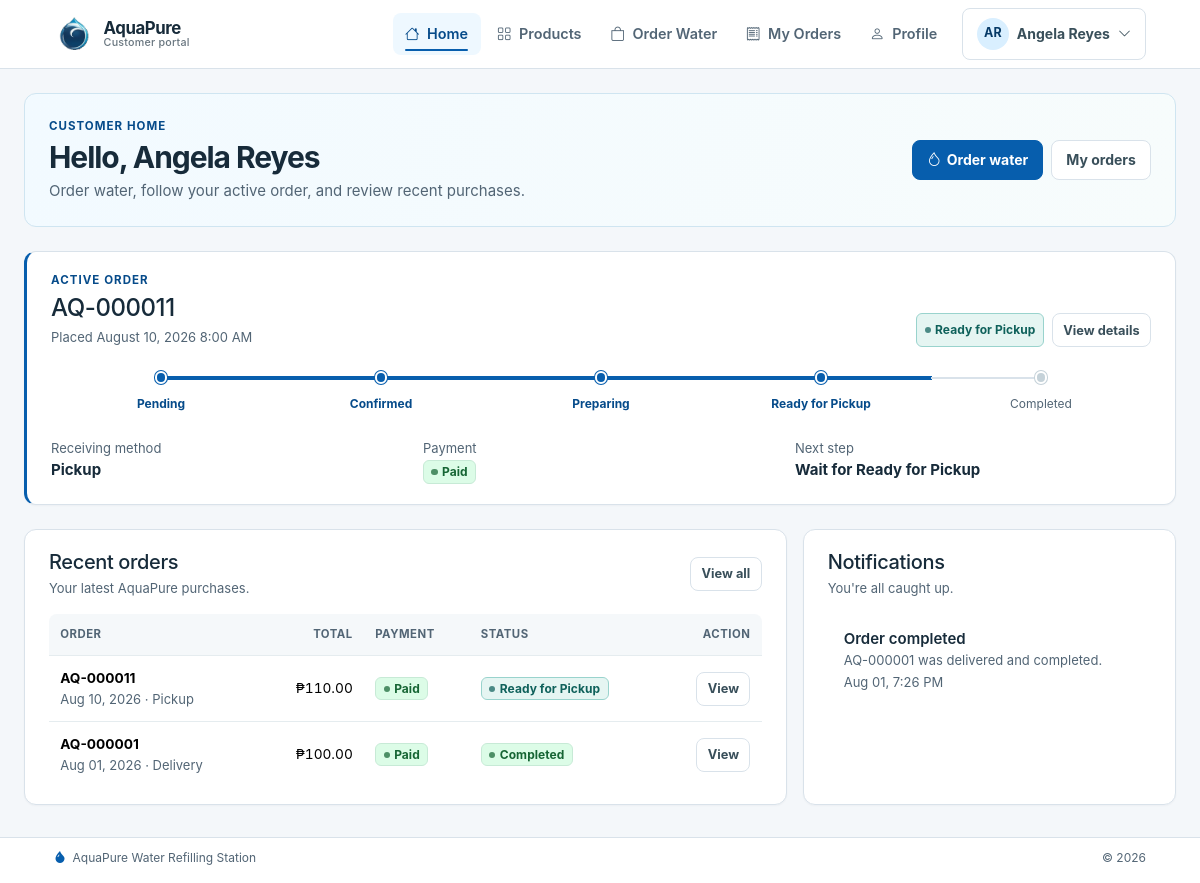
/customer/index.php (signed in), run on the app's committed database.
### tables this page shows
CREATE TABLE customers (
    customer_id INT UNSIGNED AUTO_INCREMENT PRIMARY KEY,
    full_name VARCHAR(100) NOT NULL,
    email VARCHAR(100) NULL UNIQUE,
    contact_number VARCHAR(20) NOT NULL,
    address VARCHAR(255) NOT NULL,
    password_hash VARCHAR(255) NULL,
    customer_type ENUM('Online Customer','Walk-in Customer','Residential','Business') NOT NULL DEFAULT 'Online Customer',
    account_status ENUM('Active','Inactive') NOT NULL DEFAULT 'Active',
    created_at TIMESTAMP NOT NULL DEFAULT CURRENT_TIMESTAMP,
    updated_at TIMESTAMP NOT NULL DEFAULT CURRENT_TIMESTAMP ON UPDATE CURRENT_TIMESTAMP,
    INDEX idx_customers_status (account_status)
);

CREATE TABLE orders (
    order_id INT UNSIGNED AUTO_INCREMENT PRIMARY KEY,
    customer_id INT UNSIGNED NOT NULL,
    processed_by INT UNSIGNED NULL,
    order_source ENUM('Online','Walk-in') NOT NULL DEFAULT 'Online',
    order_type ENUM('Walk-in','Pickup','Delivery') NOT NULL,
    total_amount DECIMAL(10,2) UNSIGNED NOT NULL,
    payment_status ENUM('Unpaid','Partial','Paid','Refunded') NOT NULL DEFAULT 'Unpaid',
    order_status ENUM('Pending','Confirmed','Preparing','Ready for Pickup','Out for Delivery','Delivered','Completed','Cancelled') NOT NULL DEFAULT 'Pending',
    notes TEXT NULL,
    order_date DATETIME NOT NULL DEFAULT CURRENT_TIMESTAMP,
    updated_at TIMESTAMP NOT NULL DEFAULT CURRENT_TIMESTAMP ON UPDATE CURRENT_TIMESTAMP,
    CONSTRAINT fk_orders_customer FOREIGN KEY (customer_id) REFERENCES customers(customer_id) ON UPDATE CASCADE ON DELETE RESTRICT,
    CONSTRAINT fk_orders_processor FOREIGN KEY (processed_by) REFERENCES users(user_id) ON UPDATE CASCADE ON DELETE SET NULL,
    INDEX idx_orders_date (order_date),
    INDEX idx_orders_status (order_status),
    INDEX idx_orders_customer (customer_id)
);

CREATE TABLE notifications (
    notification_id INT UNSIGNED AUTO_INCREMENT PRIMARY KEY,
    customer_id INT UNSIGNED NULL,
    user_id INT UNSIGNED NULL,
    order_id INT UNSIGNED NULL,
    title VARCHAR(120) NOT NULL,
    message VARCHAR(255) NOT NULL,
    is_read TINYINT(1) NOT NULL DEFAULT 0,
    created_at TIMESTAMP NOT NULL DEFAULT CURRENT_TIMESTAMP,
    CONSTRAINT fk_notifications_customer FOREIGN KEY (customer_id) REFERENCES customers(customer_id) ON UPDATE CASCADE ON DELETE CASCADE,
    CONSTRAINT fk_notifications_user FOREIGN KEY (user_id) REFERENCES users(user_id) ON UPDATE CASCADE ON DELETE CASCADE,
    CONSTRAINT fk_notifications_order FOREIGN KEY (order_id) REFERENCES orders(order_id) ON UPDATE CASCADE ON DELETE SET NULL,
    INDEX idx_notifications_customer_read (customer_id, is_read, created_at),
    INDEX idx_notifications_user_read (user_id, is_read, created_at)
);

### customer/pages/dashboard.php (the view, shortened to what the rows shown need)
<?php
$customerId = (int) current_account()["id"];
$activeStatement = db()->prepare(
    "SELECT o.*, d.preferred_delivery_date, d.delivery_address, d.recipient_name, d.delivery_status
     FROM orders o
     LEFT JOIN deliveries d ON d.order_id = o.order_id
     WHERE o.customer_id = ?
       AND o.order_status NOT IN ('Completed', 'Cancelled')
     ORDER BY o.order_date DESC
     LIMIT 1",
);
$activeStatement->execute([$customerId]);
$activeOrder = $activeStatement->fetch() ?: null;
$recentStatement = db()->prepare(
    "SELECT *
     FROM orders
     WHERE customer_id = ?
     ORDER BY order_date DESC
     LIMIT 5",
);
$recentStatement->execute([$customerId]);
$recentOrders = $recentStatement->fetchAll();
$notificationStatement = db()->prepare(
    "SELECT *
     FROM notifications
     WHERE customer_id = ?
     ORDER BY is_read ASC, created_at DESC
     LIMIT 5",
);
$notificationStatement->execute([$customerId]);
$notifications = $notificationStatement->fetchAll();
$hasUnread = (bool) array_filter($notifications, static fn ($notice) => !(bool) $notice["is_read"]);
?>
<section class="customer-welcome d-flex flex-wrap align-items-center justify-content-between gap-3 mb-4">
    <div>
        <p class="eyebrow mb-1">Customer home</p>
        <h1 class="section-title mb-1">Hello, <?= e(current_account()["name"]) ?></h1>
        <p class="text-secondary mb-0">Order water, follow your active order, and review recent purchases.</p>
    </div>
</section>
<?php if ($activeOrder): ?>
    <?php
    $activeSteps = $activeOrder["order_type"] === "Delivery"
        ? ["Pending", "Confirmed", "Preparing", "Out for Delivery", "Delivered"]
        : ["Pending", "Confirmed", "Preparing", "Ready for Pickup", "Completed"];
    $activeIndex = array_search($activeOrder["order_status"], $activeSteps, true);
    ?>
    <section class="panel-card active-order-card mb-4" aria-labelledby="active-order-title">
        <div class="page-header mb-3">
            <div>
                <p class="eyebrow mb-1">Active order</p>
                <h2 class="h4 mb-1" id="active-order-title"><?= e(order_number((int) $activeOrder["order_id"])) ?></h2>
                <p class="small text-secondary mb-0">Placed <?= e(date("F d, Y g:i A", strtotime($activeOrder["order_date"]))) ?></p>
            </div>
            <div class="page-header__actions">
                <span class="badge <?= e(badge_class($activeOrder["order_status"])) ?>"><?= e($activeOrder["order_status"]) ?></span>
                <a class="btn btn-sm btn-light" href="<?= e(url("customer/index.php?page=order&id=" . $activeOrder["order_id"])) ?>">View details</a>
            </div>
        </div>
        <div class="timeline mb-3">
            <?php foreach ($activeSteps as $index => $step): ?>
                <div class="timeline-step <?= $activeIndex !== false && $index <= $activeIndex ? "done" : "" ?>"><?= e($step) ?></div>
            <?php endforeach; ?>
        </div>
        <div class="row g-3">
            <div class="col-sm-4"><div class="small text-secondary">Receiving method</div><strong><?= e($activeOrder["order_type"]) ?></strong></div>
            <div class="col-sm-4"><div class="small text-secondary">Payment</div><span class="badge <?= e(badge_class($activeOrder["payment_status"])) ?>"><?= e($activeOrder["payment_status"]) ?></span></div>
            <div class="col-sm-4"><div class="small text-secondary"><?= $activeOrder["order_type"] === "Delivery" ? "Preferred delivery" : "Next step" ?></div><strong><?= $activeOrder["order_type"] === "Delivery" ? e($activeOrder["preferred_delivery_date"] ? date("M d, Y", strtotime($activeOrder["preferred_delivery_date"])) : "To be scheduled") : "Wait for Ready for Pickup" ?></strong></div>
        </div>
    </section>
<?php endif; ?>
<div class="row g-3">
    <div class="col-lg-8">
        <section class="panel-card h-100">
            <div class="section-header"><div><h2 class="h5 mb-1">Recent orders</h2></div></div>
            <div class="table-responsive mobile-table-cards" role="region" tabindex="0" aria-label="Dashboard table">
                <table data-layout="cards" role="table" class="table align-middle"><caption class="visually-hidden">Recent orders</caption>
                    <thead><tr><th scope="col">Order</th><th scope="col" class="text-end">Total</th><th scope="col">Payment</th><th scope="col">Status</th><th scope="col" class="text-end">Action</th></tr></thead>
                    <tbody>
                    <?php foreach ($recentOrders as $order): ?>
                        <tr>
                            <td class="table-primary-cell" data-column-label="Order"><div class="table-cell-value"><strong><?= e(order_number((int) $order["order_id"])) ?></strong><div class="small text-secondary"><?= e(date("M d, Y", strtotime($order["order_date"]))) ?> · <?= e($order["order_type"]) ?></div></div></td>
                            <td class="text-end money" data-column-label="Total"><div class="table-cell-value"><?= money($order["total_amount"]) ?></div></td>
                            <td data-column-label="Payment"><div class="table-cell-value"><span class="badge <?= e(badge_class($order["payment_status"])) ?>"><?= e($order["payment_status"]) ?></span></div></td>
                            <td data-column-label="Status"><div class="table-cell-value"><span class="badge <?= e(badge_class($order["order_status"])) ?>"><?= e($order["order_status"]) ?></span></div></td>
                            <td class="text-end" data-column-label="Action"><div class="table-cell-value"><a href="<?= e(url("customer/index.php?page=order&id=" . $order["order_id"])) ?>" class="btn btn-sm btn-light">View</a></div></td>
                        </tr>
                    <?php endforeach; ?>
                    </tbody>
                </table>
            </div>
        </section>
    </div>
    <div class="col-lg-4">
        <section class="panel-card h-100">
            <div class="section-header">
                <div><h2 class="h5 mb-1">Notifications</h2><p class="small text-secondary mb-0"><?= $hasUnread ? "You have unread updates." : "You're all caught up." ?></p></div>
            </div>
            <div class="summary-list">
                <?php foreach ($notifications as $notice): ?>
                    <article class="notification-item <?= !$notice["is_read"] ? "unread" : "" ?>">
                        <div class="fw-semibold"><?= e($notice["title"]) ?><?php if (!$notice["is_read"]): ?><span class="visually-hidden">, unread</span><?php endif; ?></div>
                        <div class="small text-secondary"><?= e($notice["message"]) ?></div>
                        <time class="small text-secondary" datetime="<?= e(date(DATE_ATOM, strtotime($notice["created_at"]))) ?>"><?= e(date("M d, g:i A", strtotime($notice["created_at"]))) ?></time>
                    </article>
                <?php endforeach; ?>
            </div>
        </section>
    </div>
</div>

### includes/customer-header.php (shortened to what the rows shown need)
<?php
$account = current_account();
$nameParts = preg_split('/\s+/', trim((string) $account["name"])) ?: [];
$accountInitials = "";
foreach (array_slice($nameParts, 0, 2) as $namePart) {
    $accountInitials .= strtoupper(substr($namePart, 0, 1));
}
?>
<!doctype html>
<html lang="en">
<head>
    <link rel="stylesheet" href="<?= e(url("assets/vendor/bootstrap/css/bootstrap.min.css")) ?>">
    <link rel="stylesheet" href="<?= e(url("assets/vendor/bootstrap-icons/font/bootstrap-icons.min.css")) ?>">
    <link rel="stylesheet" href="<?= e(url("assets/css/style.css?v=8")) ?>">
</head>
<body class="customer-page">
<nav class="navbar navbar-expand-lg navbar-light bg-white border-bottom sticky-top site-nav customer-nav" aria-label="Customer navigation">
    <div class="container">
        <div class="collapse navbar-collapse" id="customerNav">
            <ul class="navbar-nav ms-auto align-items-lg-center gap-lg-1">
                <li class="nav-item dropdown ms-lg-2">
                    <button class="btn btn-light d-flex align-items-center gap-2 w-100" type="button" data-bs-toggle="dropdown" aria-expanded="false" aria-label="Account menu for <?= e($account["name"]) ?>">
                        <span class="account-avatar" aria-hidden="true"><?= e($accountInitials ?: "AQ") ?></span>
                        <span class="text-truncate"><?= e($account["name"]) ?></span>
                        <i class="bi bi-chevron-down small ms-auto" aria-hidden="true"></i>
                    </button>
                </li>
            </ul>
        </div>
    </div>
</nav>
<main class="container customer-content" id="mainContent" tabindex="-1">

### data on the page
customers: full_name "Angela Reyes"
orders: order_id "AQ-000011", order_date "August 10, 2026 8:00 AM", order_status "Ready for Pickup", order_type "Pending", order_type "Confirmed", order_type "Preparing", order_type "Ready for Pickup", order_type "Completed", order_type "Pickup", payment_status "Paid", order_date "Aug 10, 2026", total_amount "₱110.00"
orders: order_id "AQ-000001", order_date "Aug 01, 2026", order_type "Delivery", total_amount "₱100.00", payment_status "Paid", order_status "Completed"
notifications: title "Order completed", message "AQ-000001 was delivered and completed.", created_at "Aug 01, 7:26 PM"

### other printed values
$label "Home"
$label "Products"
$label "Order Water"
$label "My Orders"
$label "Profile"
$accountInitials ?: "AQ" "AR"
